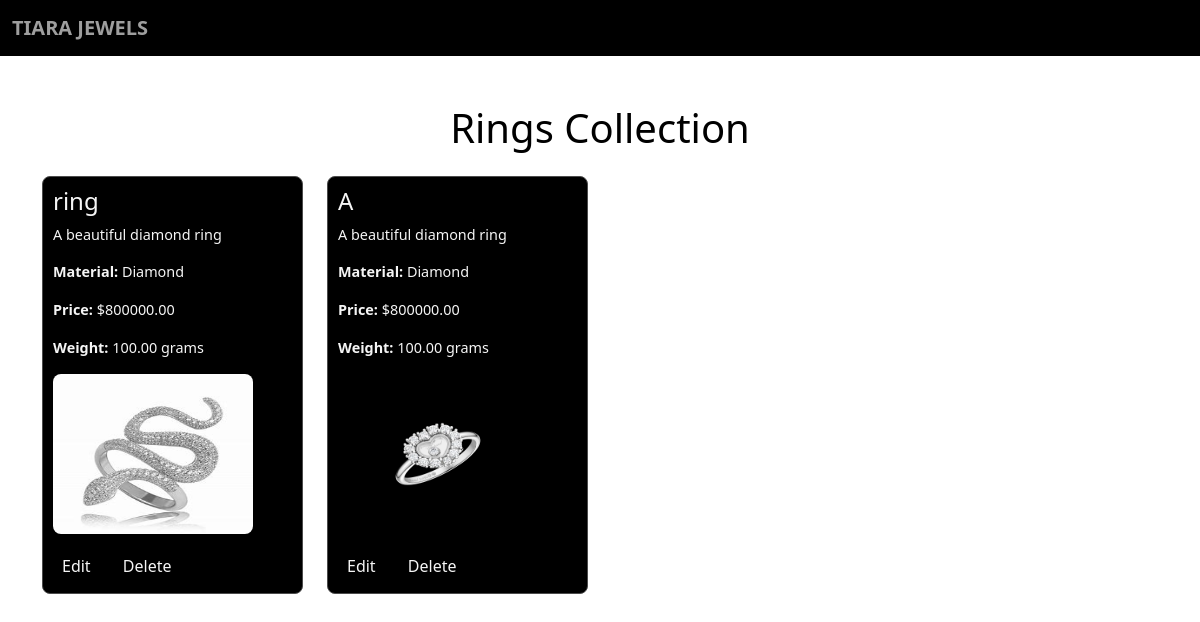
The page /rings/ on the database its author committed.
### app/models.py (models this page shows, shortened)
class Jewelry(models.Model):
    name = models.CharField(max_length=255)
    description = models.TextField()
    material = models.CharField(max_length=100)
    price = models.DecimalField(max_digits=10, decimal_places=2)
    weight = models.DecimalField(max_digits=5, decimal_places=2)
    image = models.ImageField()
    created_at = models.DateTimeField(auto_now_add=True)
    category = models.ForeignKey(JewelryType, on_delete=models.CASCADE)

### app/views.py (the view)
# urls.py: path('rings/', views.ring_page, name='ring_page'),
def ring_page(request):
    ring_category = JewelryType.objects.get(name='ring')
    rings = Jewelry.objects.filter(category=ring_category)
    return render(request, 'shop/ring_page.html', {'jewelry_items': rings})

### templates/shop/ring_page.html (shortened to what this page needs)
<!DOCTYPE html>
<html lang="en">
<head>
    <link href="https://cdn.jsdelivr.net/npm/bootstrap@5.3.3/dist/css/bootstrap.min.css" rel="stylesheet">
    {% load static %}
    <link rel="stylesheet" href="{% static '/css/ring.css' %}">
</head>
<body>
        <nav class="navbar navbar-expand-lg navbar-light" style="background-color:  rgb(0, 0, 0);">
            <div class="container-fluid">
                <a class="navbar-brand" href="#" style="color: rgb(158, 158, 158); font-weight: 800;">TIARA JEWELS</i></a>
            </div>
        </nav>
    <div class="container mt-5">
        <h1 class="text-center mb-4" style="color: black;">Rings Collection</h1>
        <div class="row">
            {% for jewelry in jewelry_items %}
                <div class="col-md-3">
                    <div class="jewelry-item">
                        <h2>{{ jewelry.name }}</h2>
                        <p>{{ jewelry.description }}</p>
                        <p><strong>Material:</strong> {{ jewelry.material }}</p>
                        <p><strong>Price:</strong> ${{ jewelry.price }}</p>
                        <p><strong>Weight:</strong> {{ jewelry.weight }} grams</p>
                        {% if jewelry.image %}
                            <img src="{{ jewelry.image.url }}" alt="{{ jewelry.name }}">
                        {% endif %}
                        <div class="action-buttons">
                            <a href="edit_pro/{{ jewelry.pk }}" class="btn  btn-sm">Edit</a>
                            <a href="delete_pro/{{ jewelry.pk }}" class="btn  btn-sm">Delete</a>
                        </div>
                    </div>
                </div>
            {% endfor %}
        </div>
    </div>
</body>
</html>

### static/css/ring.css (style rules this page uses)
.jewelry-item { border: 1px solid #4c4c4c; border-radius: 8px; padding: 10px; background-color :black; transition: box-shadow 0.3s ease; }
.jewelry-item img { width: 100%; max-width: 200px; height: 160px; border-radius: 8px; margin-bottom: 15px; }
.jewelry-item h2 { font-size: 1.5rem; color: whitesmoke; }
.jewelry-item p { font-size: 0.9rem; color: whitesmoke; }
.action-buttons a { margin-right: 10px; color: whitesmoke; }
.action-buttons a.btn { font-size: 1rem; }

### rows shown on the page
Jewelry: name "ring", description "A beautiful diamond ring", material "Diamond", price "800000.00", weight "100.00", image (picture)
Jewelry: name "A", description "A beautiful diamond ring", material "Diamond", price "800000.00", weight "100.00", image (picture)
